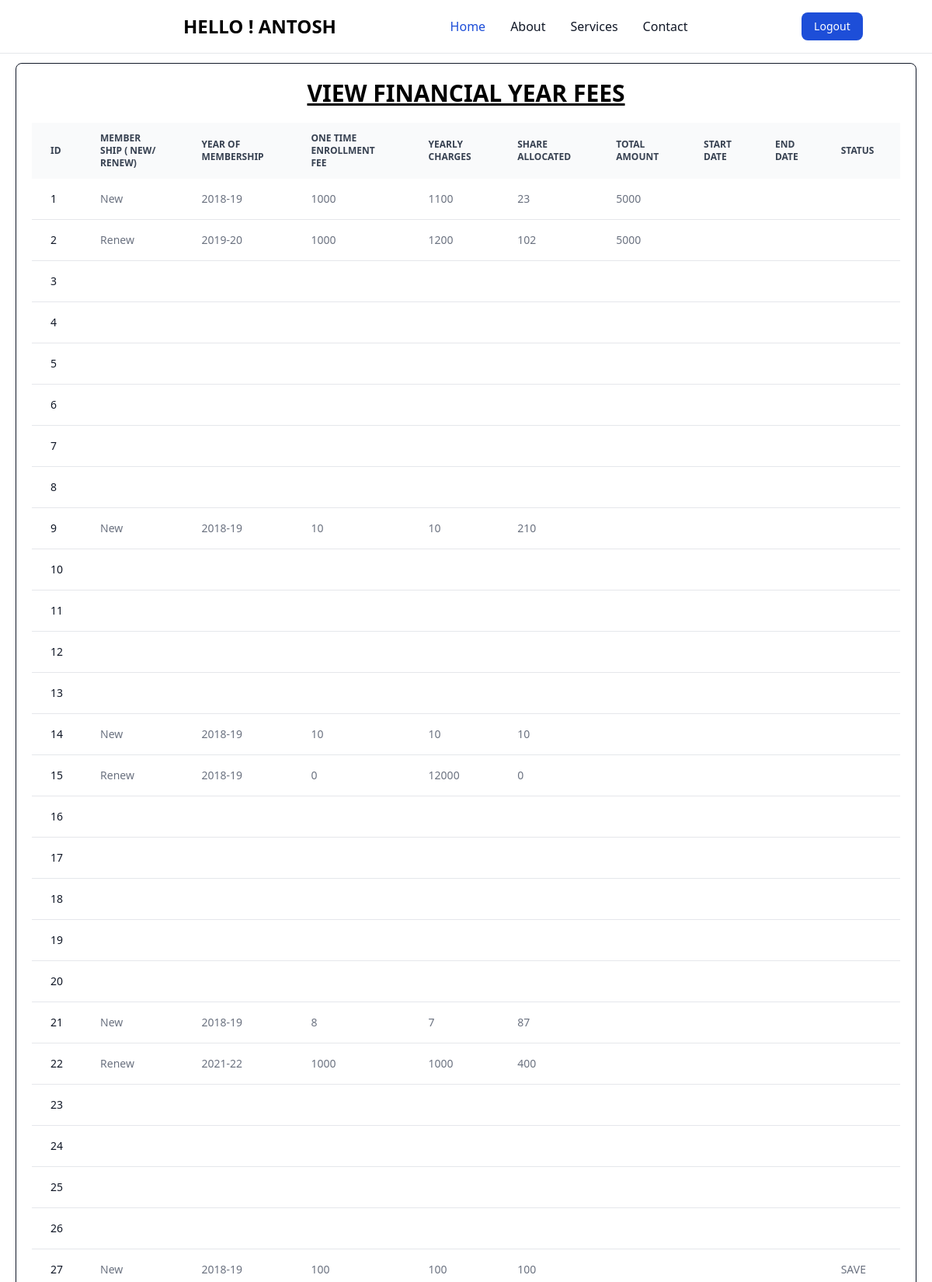
/search_year_table.php (signed in, upper part), run on the app's committed database.
### tables this page shows
CREATE TABLE `financial_year_fees` (
  `id` int NOT NULL AUTO_INCREMENT,
  `membership_type` varchar(45) DEFAULT NULL,
  `year_of_membership` varchar(45) DEFAULT NULL,
  `one_time_enrollment` varchar(45) DEFAULT NULL,
  `yearly_charges` varchar(45) DEFAULT NULL,
  `share_allocated` varchar(45) DEFAULT NULL,
  `total_amount` varchar(45) DEFAULT NULL,
  `start_date` varchar(45) DEFAULT NULL,
  `end_date` varchar(45) DEFAULT NULL,
  `status` varchar(45) DEFAULT 'SAVE',
  `created_by` varchar(45) DEFAULT NULL,
  `created_date` varchar(45) DEFAULT NULL,
  `updated_by` varchar(45) DEFAULT NULL,
  `updated_date` varchar(45) DEFAULT NULL,
  PRIMARY KEY (`id`)
);

### search_year_table.php (the view, shortened to what this page needs)
<?php include("./navbar.php"); ?>
<?php
include("./db.php");
$conn = new mysqli($servername, $username, $password, $dbname);
$sql = "SELECT * FROM membership_project.financial_year_fees;";
$result = mysqli_query($conn, $sql);
?>
<!DOCTYPE html>
<html lang="en">
<head>
    <link href="https://cdn.jsdelivr.net/npm/tailwindcss@2.0.4/dist/tailwind.min.css" rel="stylesheet">
</head>
<body>
    <div id="create_section" class="mt-3 border border-gray-900 p-5 rounded-lg mx-5">
        <h1 class="text-center underline uppercase text-3xl mb-2 font-bold">View Financial Year Fees</h1>
        <div class="relative overflow-x-auto mt-5">
            <table class="w-full text-sm text-left rtl:text-right text-gray-500 dark:text-gray-400">
                <thead class="text-xs text-gray-700 uppercase bg-gray-50 dark:bg-gray-700 dark:text-gray-400">
                    <tr>
                        <th scope="col" class="px-6 py-3">
                            Id
                        </th>
                        <th scope="col" class="px-6 py-3">
                            Member
                            ship ( New/ Renew)
                        </th>
                        <th scope="col" class="px-6 py-3">
                            Year
                            of Membership
                        </th>
                        <th scope="col" class="px-6 py-3">
                            One Time
                            Enrollment fee
                        </th>
                        <th scope="col" class="px-6 py-3">
                            Yearly
                            Charges
                        </th>
                        <th scope="col" class="px-6 py-3">
                            Share Allocated
                        </th>
                        <th scope="col" class="px-6 py-3">
                            Total Amount
                        </th>
                        <th scope="col" class="px-6 py-3">
                            Start Date
                        </th>
                        <th scope="col" class="px-6 py-3">
                            End Date
                        </th>
                        <th scope="col" class="px-6 py-3">
                            Status
                        </th>
                    </tr>
                </thead>
                <tbody>
                    <?php
                    while ($row = mysqli_fetch_assoc($result)) {
                        ?>
                        <tr class="bg-white border-b dark:bg-gray-800 dark:border-gray-700">
                            <th scope="row" class="px-6 py-4 font-medium text-gray-900 whitespace-nowrap dark:text-white">
                                <?php echo $row['id'] ?>
                            </th>
                            <td class="px-6 py-4">
                                <?php echo $row['membership_type'] ?>
                            </td>
                            <td class="px-6 py-4">
                                <?php echo $row['year_of_membership'] ?>
                            </td>
                            <td class="px-6 py-4">
                                <?php echo $row['one_time_enrollment'] ?>
                            </td>
                            <td class="px-6 py-4">
                                <?php echo $row['yearly_charges'] ?>
                            </td>
                            <td class="px-6 py-4">
                                <?php echo $row['share_allocated'] ?>
                            </td>
                            <td class="px-6 py-4">
                                <?php echo $row['total_amount'] ?>
                            </td>
                            <td class="px-6 py-4">
                            </td>
                            <td class="px-6 py-4">
                            </td>
                            <td class="px-6 py-4">
                                <?php echo $row['status'] ?>
                            </td>
                        </tr>
                        <?php
                    }
                    ?>
                </tbody>
            </table>
        </div>
    </div>
</body>
</html>

### navbar.php (shortened to what this page needs)
<nav class="bg-white dark:bg-gray-900  w-full z-20 top-0 start-0 border-b border-gray-200 dark:border-gray-600">
    <div class="max-w-screen-xl flex flex-wrap items-center justify-around mx-auto p-4">
        <span class="self-center uppercase  text-2xl font-semibold whitespace-nowrap dark:text-white">
            Hello ! <?php echo $_SESSION["username"] ?></span>
        <div class="flex md:order-2 space-x-3 md:space-x-0 rtl:space-x-reverse">
            <a href="logout.php" type="button"
                class="text-white bg-blue-700 hover:bg-blue-800 focus:ring-4 focus:outline-none focus:ring-blue-300 font-medium rounded-lg text-sm px-4 py-2 text-center dark:bg-blue-600 dark:hover:bg-blue-700 dark:focus:ring-blue-800">Logout</a>
        </div>
        <div class="items-center justify-between hidden w-full md:flex md:w-auto md:order-1" id="navbar-sticky">
            <ul
                class="flex flex-col p-4 md:p-0 mt-4 font-medium border border-gray-100 rounded-lg bg-gray-50 md:space-x-8 rtl:space-x-reverse md:flex-row md:mt-0 md:border-0 md:bg-white dark:bg-gray-800 md:dark:bg-gray-900 dark:border-gray-700">
                <li>
                    <a href="./testdash.php"
                        class="block py-2 px-3 text-white bg-blue-700 rounded md:bg-transparent md:text-blue-700 md:p-0 md:dark:text-blue-500"
                        aria-current="page">Home</a>
                </li>
                <li>
                    <a href="#"
                        class="block py-2 px-3 text-gray-900 rounded hover:bg-gray-100 md:hover:bg-transparent md:hover:text-blue-700 md:p-0 md:dark:hover:text-blue-500 dark:text-white dark:hover:bg-gray-700 dark:hover:text-white md:dark:hover:bg-transparent dark:border-gray-700">About</a>
                </li>
                <li>
                    <a href="#"
                        class="block py-2 px-3 text-gray-900 rounded hover:bg-gray-100 md:hover:bg-transparent md:hover:text-blue-700 md:p-0 md:dark:hover:text-blue-500 dark:text-white dark:hover:bg-gray-700 dark:hover:text-white md:dark:hover:bg-transparent dark:border-gray-700">Services</a>
                </li>
                <li>
                    <a href="#"
                        class="block py-2 px-3 text-gray-900 rounded hover:bg-gray-100 md:hover:bg-transparent md:hover:text-blue-700 md:p-0 md:dark:hover:text-blue-500 dark:text-white dark:hover:bg-gray-700 dark:hover:text-white md:dark:hover:bg-transparent dark:border-gray-700">Contact</a>
                </li>
            </ul>
        </div>
    </div>
</nav>

### data on the page
financial_year_fees: id "1", membership_type "New", year_of_membership "2018-19", one_time_enrollment "1000", yearly_charges "1100", share_allocated "23", total_amount "5000"
financial_year_fees: id "2", membership_type "Renew", year_of_membership "2019-20", one_time_enrollment "1000", yearly_charges "1200", share_allocated "102", total_amount "5000"
financial_year_fees: id "3"
financial_year_fees: id "4"
financial_year_fees: id "5"
financial_year_fees: id "6"
financial_year_fees: id "7"
financial_year_fees: id "8"
financial_year_fees: id "9", membership_type "New", year_of_membership "2018-19", one_time_enrollment "10", yearly_charges "10", share_allocated "210"
financial_year_fees: id "10"
financial_year_fees: id "11"
financial_year_fees: id "12"
financial_year_fees: id "13"
financial_year_fees: id "14", membership_type "New", year_of_membership "2018-19", one_time_enrollment "10", yearly_charges "10", share_allocated "10"
financial_year_fees: id "15", membership_type "Renew", year_of_membership "2018-19", one_time_enrollment "0", yearly_charges "12000", share_allocated "0"
financial_year_fees: id "16"
financial_year_fees: id "17"
financial_year_fees: id "18"
financial_year_fees: id "19"
financial_year_fees: id "20"
financial_year_fees: id "21", membership_type "New", year_of_membership "2018-19", one_time_enrollment "8", yearly_charges "7", share_allocated "87"
financial_year_fees: id "22", membership_type "Renew", year_of_membership "2021-22", one_time_enrollment "1000", yearly_charges "1000", share_allocated "400"
financial_year_fees: id "23"
financial_year_fees: id "24"
financial_year_fees: id "25"
financial_year_fees: id "26"
financial_year_fees: id "27", membership_type "New", year_of_membership "2018-19", one_time_enrollment "100", yearly_charges "100", share_allocated "100", status "SAVE"

### other printed values
$_SESSION["username"] "ANTOSH"
